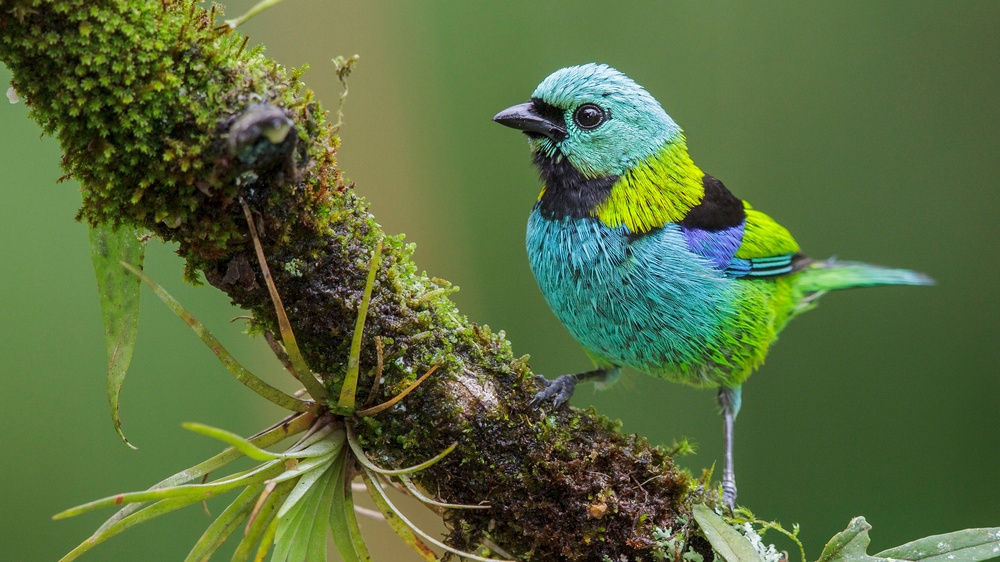
#> input picture bird.jpg, 1000 x 562 px, shrunk from 3840 x 2160 before the run
$ python blur_spatial.py --image bird.jpg
#> lines starting #> are read from the running program, lines starting #| are printed output that depends on the picture
#> further down, img is the input picture: shape (562, 1000, 3); mean B, G, R 61.8, 107.8, 87.5
"""

Implements blur as explicit convolution with a kernel:
    g(x,y) = sum_{i,j} h(i,j) * f(x-i, y-j)

Two kernels are provided:
  - box_kernel(k):     uniform averaging filter, size k x k
  - gaussian_kernel(k, sigma): separable Gaussian filter, size k x k

Convolution is done two ways.
1: unoptimized - using convolution via a sliding-window of kernels:
  - manual_convolve2d()
2: optimized using OpenCV's function - runs much faster
  - cv2.filter2D()

HOW TO RUN
----------
python blur_spatial.py --image photo.jpg --kernel gaussian --size 15 --sigma 3
Outputs go to results/spatial_<kernel>_<size>.png
"""
import argparse, os
import cv2
import numpy as np


def box_kernel(k):
    return np.ones((k, k), dtype=np.float64) / (k * k)


def gaussian_kernel(k, sigma):
    ax = np.arange(k) - (k - 1) / 2.0
    xx, yy = np.meshgrid(ax, ax)
    kernel = np.exp(-(xx**2 + yy**2) / (2 * sigma**2))
    return kernel / kernel.sum()


def manual_convolve2d(img, kernel):
    """Spatial convolution, single channel based on theory in First Principles video."""

    kh, kw = kernel.shape # height and width of kernel
    pad_h, pad_w = kh // 2, kw // 2
    padded = np.pad(img, ((pad_h, pad_h), (pad_w, pad_w)), mode="constant")

    # flip kernel for convolution, else, it becomes correlation
    kflip = kernel[::-1, ::-1]
    out = np.zeros_like(img, dtype=np.float64)
    H, W = img.shape
    for y in range(H):
        for x in range(W):
            region = padded[y:y + kh, x:x + kw]
            out[y, x] = np.sum(region * kflip)
    return out


def blur_image(img_bgr, kernel, fast=True):
    """Apply kernel to each channel. fast=True uses cv2.filter2D; fast=False uses the manual convolution function above."""
#> called with kernel = array of shape (15, 15), fast = True
    channels = cv2.split(img_bgr.astype(np.float64)) # split the image as channels in the background
    out_channels = []
    for c in channels:
        if fast:
            # flip kernel to match true convolution, since filter2D does correlation by default
            out_channels.append(cv2.filter2D(c, -1, kernel[::-1, ::-1], borderType=cv2.BORDER_CONSTANT))
        else:
            out_channels.append(manual_convolve2d(c, kernel))
#> this loop made 3 passes
#> after the loop, out_channels = 3 items
    return cv2.merge(out_channels)
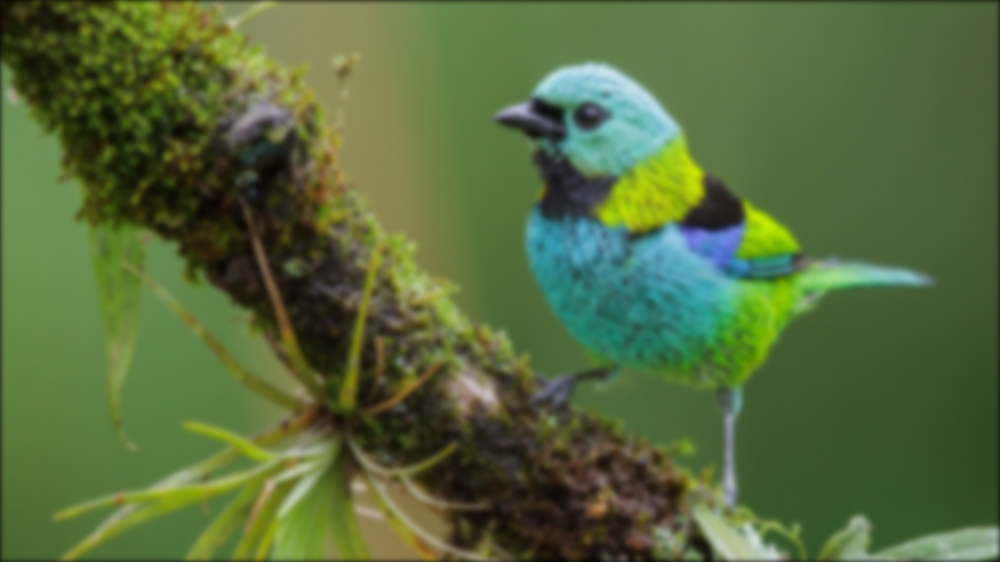
#> returned value: shape (562, 1000, 3) float64; mean of channels 0, 1, 2 61.4, 107, 86.9; drawn as B, G, R


if __name__ == "__main__":
    ap = argparse.ArgumentParser()
    ap.add_argument("--image", required=True)
    ap.add_argument("--kernel", choices=["box", "gaussian"], default="gaussian")
    ap.add_argument("--size", type=int, default=15)
    ap.add_argument("--sigma", type=float, default=3.0)
    ap.add_argument("--manual", action="store_true", help="use slow explicit convolution loop")
    ap.add_argument("--out", default="results")
    a = ap.parse_args()
    os.makedirs(a.out, exist_ok=True)

    img = cv2.imread(a.image)
    kernel = box_kernel(a.size) if a.kernel == "box" else gaussian_kernel(a.size, a.sigma) # use a Gaussian kernel by default if box filter is not selected
    blurred = blur_image(img, kernel, fast=not a.manual)
    out_path = os.path.join(a.out, f"spatial_{a.kernel}_{a.size}.png")
    cv2.imwrite(out_path, np.clip(blurred, 0, 255).astype(np.uint8))
    print(f"saved {out_path}")
